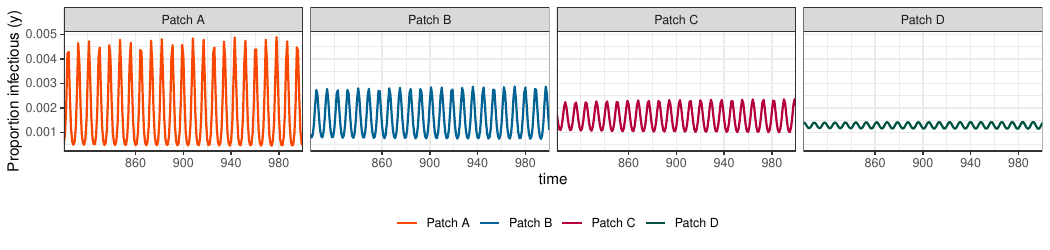

This figure's R source:
library(magrittr)
library(tidyverse)
library(JuliaCall)

julia_setup()
julia_source("../../Code/multipop_MANTIS.jl")

my_cols <- c("#f74700", "#016394", "#b6003b", "#005342")

## structural parameters
set.seed(0)
struct <- c(2, 2, 2)
strains <- expand.grid(lapply(struct, seq, from=1, by=1) %>%
                         setNames(str_c("locus", 1:length(.))))
n_patches <- 4

# initial_conditions <- rep(0.00001, prod(struct) * n_patches)
initial_conditions <- runif(prod(struct) * n_patches) %>%
  matrix(n_patches, prod(struct)) %>%
  apply(1, . %>% {. / (5 * sum(.))}) %>%
  matrix(n_patches, prod(struct) , byrow=TRUE)

## dynamical parameters
gamma <- 0.66
mu <- 0.125 #c(0, 0.05, 0.05, 0.05, 0.05, 0.1)
movement_rate <- 0.025
chi <- matrix(c(rep(c(-movement_rate, rep(0, n_patches-1), movement_rate), n_patches - 1), 0), n_patches, n_patches)
# chi <- matrix(c(rep(c(-movement_rate, movement_rate, rep(0, n_patches-2), movement_rate), n_patches - 1), 0), n_patches, n_patches)
# chi[n_patches,1] <- movement_rate; chi[n_patches,n_patches] <- -movement_rate
# chi <- matrix(0, n_patches, n_patches)
sigma <- 16
beta <- 48#sample(15:80, 26)

r_0 <- function(beta, sigma, gamma, mu, w) beta * (1 - gamma * w) / (sigma + mu)

## integration parameters
maxtime <- 1000
tsteps <- round(0.8 * maxtime):maxtime

## run the simulation
timeseries <- julia_call("runMANTIS", strainstructure=struct, tstep=tsteps, tmax=maxtime,
                         beta=beta, gamma=gamma, sigma=sigma, mu=mu, chi=chi,
                         initvals=initial_conditions)$timeseries %>%
  set_colnames(c(expand.grid(str_c("Patch_", 1:n_patches),
                             str_c("Strain_", apply(strains, 1, str_c, collapse="")),
                             c("y", "z", "w")) %>% apply(1, str_c, collapse="."),
                 "time")) %>%
  gather("details", "prevalence", -time) %>%
  separate(details, c("patch", "strain", "equation"), "\\.") %>%
  mutate(variable = factor(equation, levels=c("y", "z", "w"),
                           labels=c("currently infectious (y)",
                                    "specific immunity (z)",
                                    "cross-reactive immunity (w)")),
         # beta = beta[as.integer(str_extract(patch, "\\d+"))], sigma=sigma, gamma=gamma, mu=mu,
         patch = factor(patch,
                             levels=str_c("Patch_", 1:n_patches),
                             labels=str_c("Patch ", LETTERS[1:n_patches]))) %>%
  as_tibble()

ggplot(timeseries %>% filter(strain == "Strain_111", equation=="y")) +
  aes(colour=patch, y=prevalence, x=time) +
  geom_line(size=0.75) +
  facet_wrap(~patch, nrow=1) +
  scale_x_continuous(expand=c(0,0), breaks=c(860, 900, 940, 980)) +
  scale_colour_manual(values=my_cols) +
  ylab("Proportion infectious (y)") +
  theme_bw() +
  theme(legend.position="bottom",
        legend.background=element_blank(),
        legend.title=element_blank())
ggsave("dampening-cycles.pdf", width=10.5, height=2.5)

# timeseries %>%
#   select(-variable) %>%
#   pivot_wider(names_from=equation, values_from=prevalence) %>%
#   mutate(R0 = r_0(beta, sigma, gamma, mu, w)) %>%
#   group_by(patch) %>%
#   summarise(min(R0)) %>%
#   print(n=26)

timeseries %>%
  filter(strain == "Strain_111") %>%
  group_by(patch, equation) %>%
  summarise(prevalence = mean(prevalence), .groups="drop") %>%
  pivot_wider(names_from=equation, values_from=prevalence)
